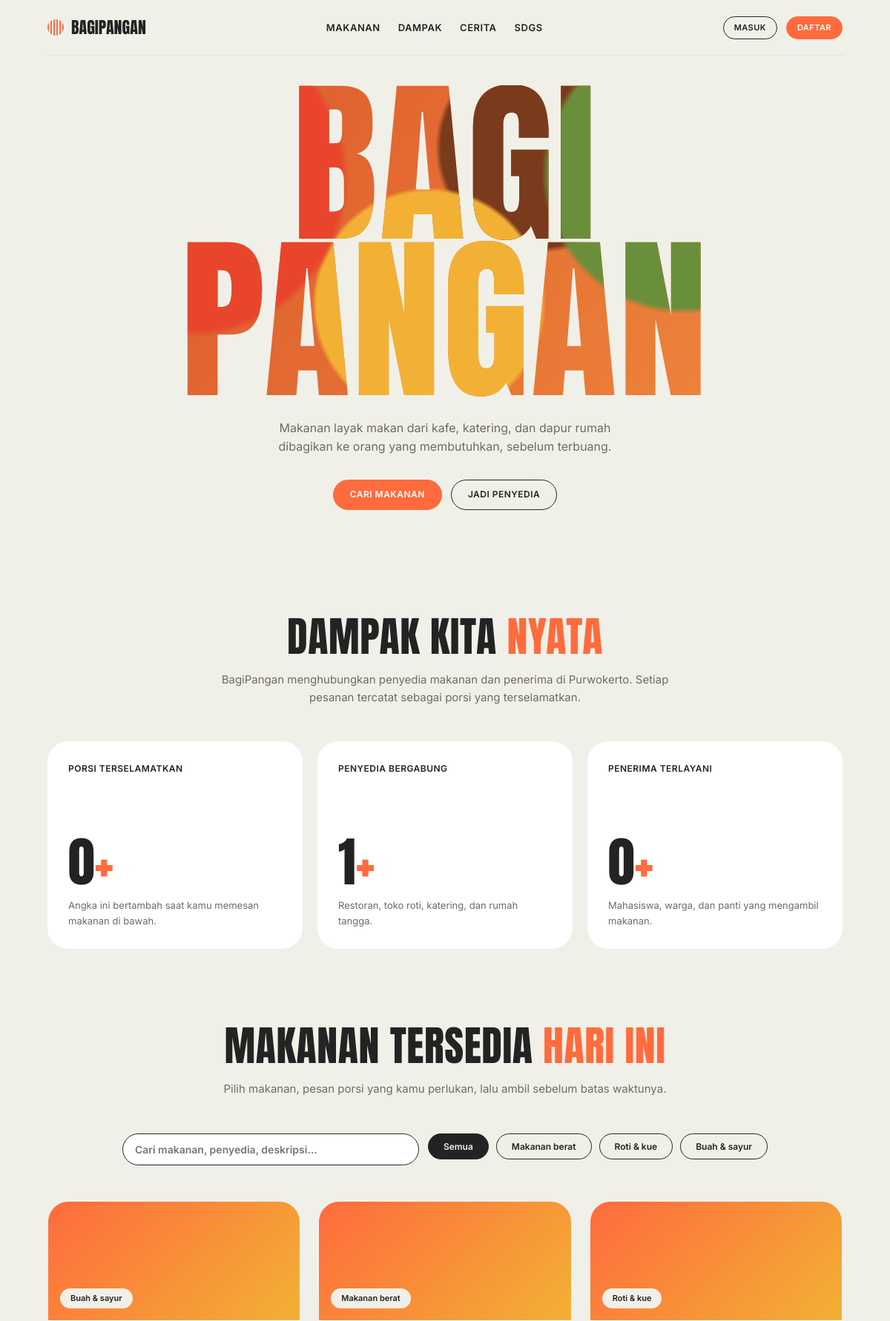
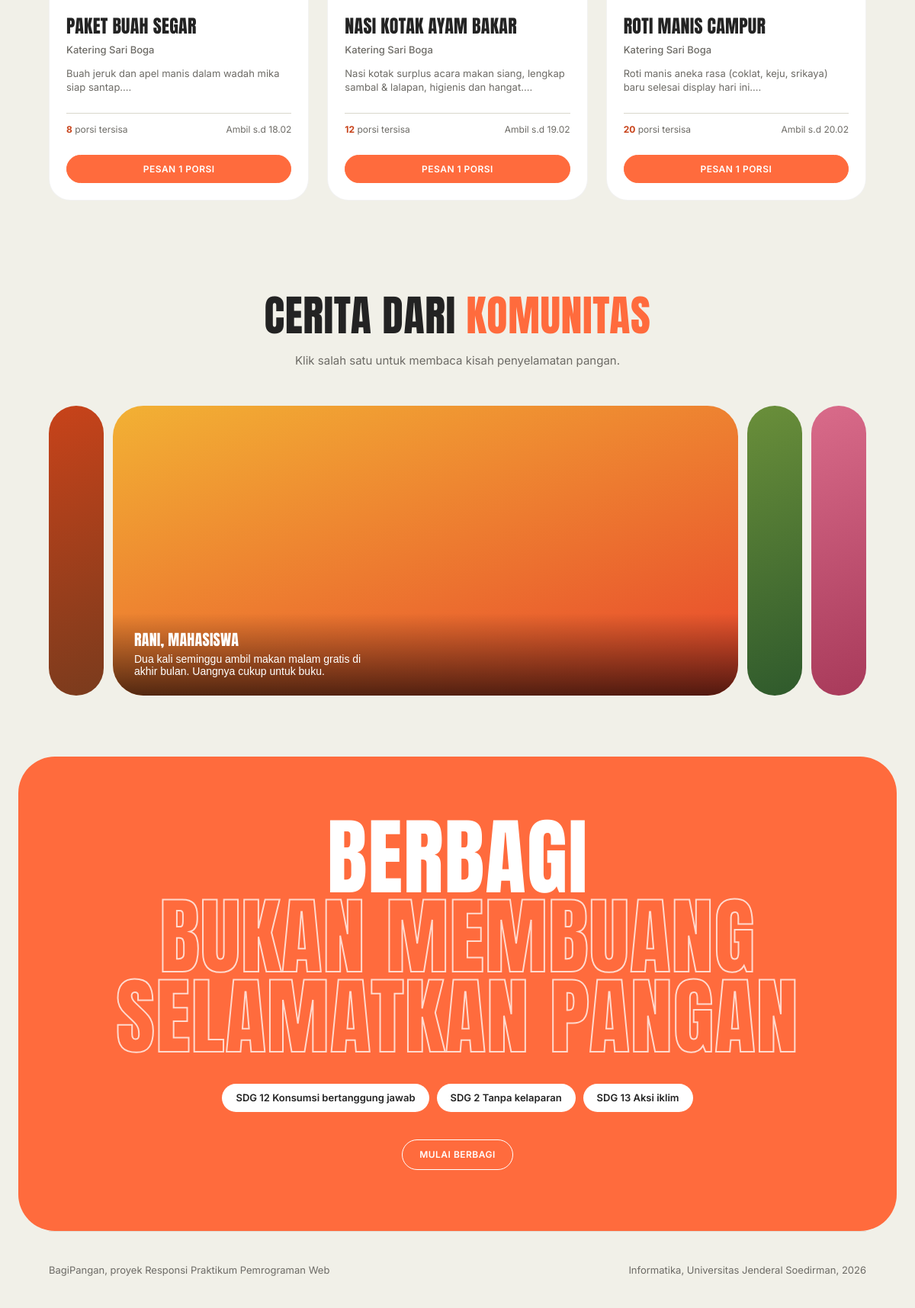
The page / on the database its author committed (2 pictures, top to bottom).
### tables this page shows
CREATE TABLE IF NOT EXISTS kategori (
    id INT AUTO_INCREMENT PRIMARY KEY,
    nama_kategori VARCHAR(50) NOT NULL UNIQUE,
    slug VARCHAR(50) NOT NULL UNIQUE,
    deskripsi VARCHAR(255) NULL,
    created_at TIMESTAMP DEFAULT CURRENT_TIMESTAMP
);

CREATE TABLE IF NOT EXISTS donasi (
    id INT AUTO_INCREMENT PRIMARY KEY,
    user_id INT NOT NULL,
    kategori_id INT NOT NULL,
    nama_makanan VARCHAR(150) NOT NULL,
    deskripsi TEXT NULL,
    porsi_awal INT NOT NULL,
    porsi_tersisa INT NOT NULL,
    batas_waktu DATETIME NOT NULL,
    alamat_ambil TEXT NOT NULL,
    foto VARCHAR(255) NULL,
    status ENUM('tersedia', 'habis', 'kedaluwarsa', 'dibatalkan') DEFAULT 'tersedia',
    created_at TIMESTAMP DEFAULT CURRENT_TIMESTAMP,
    updated_at TIMESTAMP DEFAULT CURRENT_TIMESTAMP ON UPDATE CURRENT_TIMESTAMP,
    FOREIGN KEY (user_id) REFERENCES users(id) ON DELETE CASCADE,
    FOREIGN KEY (kategori_id) REFERENCES kategori(id) ON DELETE RESTRICT
);

CREATE TABLE IF NOT EXISTS users (
    id INT AUTO_INCREMENT PRIMARY KEY,
    nama VARCHAR(100) NOT NULL,
    email VARCHAR(100) NOT NULL UNIQUE,
    password VARCHAR(255) NOT NULL,
    no_hp VARCHAR(20) NOT NULL,
    alamat TEXT NOT NULL,
    role ENUM('penyedia', 'penerima', 'admin') NOT NULL DEFAULT 'penerima',
    foto VARCHAR(255) DEFAULT 'default-avatar.png',
    created_at TIMESTAMP DEFAULT CURRENT_TIMESTAMP,
    updated_at TIMESTAMP DEFAULT CURRENT_TIMESTAMP ON UPDATE CURRENT_TIMESTAMP
);

### includes/auth_check.php (called while the page is built, shortened)
<?php
function is_logged_in() {
    return isset($_SESSION['user_id']) && !empty($_SESSION['user_id']);
}
function current_user() {
    if (!is_logged_in()) {
        return null;
    }
    return [
        'id'     => $_SESSION['user_id'] ?? null,
        'nama'   => $_SESSION['user_nama'] ?? 'Pengguna',
        'email'  => $_SESSION['user_email'] ?? '',
        'role'   => $_SESSION['user_role'] ?? 'penerima',
        'foto'   => $_SESSION['user_foto'] ?? 'default-avatar.png',
    ];
}

### index.php (the view, shortened to what this page needs)
<?php
require_once __DIR__ . '/config/database.php';
require_once __DIR__ . '/includes/auth_check.php';
$user = current_user();
$kategori_list = [];
try {
    $kategori_list = $pdo->query("SELECT * FROM kategori ORDER BY id ASC")->fetchAll();
} catch (Exception $e) {
}
$search = trim($_GET['search'] ?? '');
$kategori_filter = $_GET['kategori'] ?? '';
$where_conditions = ["d.status = 'tersedia'", "d.batas_waktu > NOW()"];
$params = [];
$where_sql = implode(' AND ', $where_conditions);
$donasi_list = [];
$total_terselamatkan = 0;
$total_penyedia = 0;
$total_penerima = 0;
try {
    $sql = "SELECT d.*, k.nama_kategori, u.nama AS nama_penyedia
            FROM donasi d
            JOIN kategori k ON d.kategori_id = k.id
            JOIN users u ON d.user_id = u.id
            WHERE $where_sql
            ORDER BY d.created_at DESC";
    $stmt = $pdo->prepare($sql);
    $stmt->execute($params);
    $donasi_list = $stmt->fetchAll();
    $total_terselamatkan = (int)$pdo->query("SELECT COALESCE(SUM(jumlah_porsi), 0) FROM pesanan WHERE status = 'selesai'")->fetchColumn();
    $total_penyedia = (int)$pdo->query("SELECT COUNT(DISTINCT user_id) FROM donasi")->fetchColumn();
    $total_penerima = (int)$pdo->query("SELECT COUNT(DISTINCT user_id) FROM pesanan WHERE status = 'selesai'")->fetchColumn();
} catch (Exception $e) {
}
?>
<!DOCTYPE html>
<html lang="id">
<head>
<link rel="stylesheet" href="assets/css/style.css">
</head>
<body>
<div class="wrap">
    <nav>
        <a class="logo" href="index.php"><i></i>BagiPangan</a>
        <div class="nav-links">
            <a href="#makanan">Makanan</a>
            <a href="#dampak">Dampak</a>
            <a href="#cerita">Cerita</a>
            <a href="#sdgs">SDGs</a>
        </div>
        <div class="nav-user">
            <?php if ($user): ?>
                <a href="profil/index.php" class="user-badge">
                    <span><?= htmlspecialchars($user['nama']) ?></span>
                    <span class="role-tag"><?= htmlspecialchars($user['role']) ?></span>
                </a>
                <a class="btn sm" href="notifikasi/index.php">Notifikasi</a>
                <a class="btn sm" href="profil/index.php">Profil</a>
                <a class="btn sm fill" href="auth/logout.php">Keluar</a>
            <?php else: ?>
                <a class="btn sm" href="auth/login.php">Masuk</a>
                <a class="btn sm fill" href="auth/register.php">Daftar</a>
            <?php endif; ?>
        </div>
    </nav>
    <header class="hero">
        <h1>Bagi<br>Pangan</h1>
        <p>Makanan layak makan dari kafe, katering, dan dapur rumah dibagikan ke orang yang membutuhkan, sebelum terbuang.</p>
        <div class="row">
            <a class="btn fill" href="#makanan">Cari makanan</a>
            <?php if ($user && in_array($user['role'], ['penyedia', 'admin'])): ?>
                <a class="btn" href="donasi/tambah.php">+ Buat donasi makanan</a>
            <?php else: ?>
                <a class="btn" href="auth/register.php">Jadi penyedia</a>
            <?php endif; ?>
        </div>
    </header>
</div>
<section id="dampak" style="padding: 60px 0;">
    <div class="wrap">
        <div class="head">
            <h2>Dampak kita <b>nyata</b></h2>
            <p>BagiPangan menghubungkan penyedia makanan dan penerima di Purwokerto. Setiap pesanan tercatat sebagai porsi yang terselamatkan.</p>
        </div>
        <div class="stats">
            <div class="stat">
                <small>Porsi terselamatkan</small>
                <div>
                    <div class="n"><b id="saved" style="font-weight:400"><?= number_format($total_terselamatkan, 0, ',', '.') ?></b><span>+</span></div>
                    <p>Angka ini bertambah saat kamu memesan makanan di bawah.</p>
                </div>
            </div>
            <div class="stat">
                <small>Penyedia bergabung</small>
                <div>
                    <div class="n"><?= number_format($total_penyedia, 0, ',', '.') ?><span>+</span></div>
                    <p>Restoran, toko roti, katering, dan rumah tangga.</p>
                </div>
            </div>
            <div class="stat">
                <small>Penerima terlayani</small>
                <div>
                    <div class="n"><?= number_format($total_penerima, 0, ',', '.') ?><span>+</span></div>
                    <p>Mahasiswa, warga, dan panti yang mengambil makanan.</p>
                </div>
            </div>
        </div>
    </div>
</section>
<section id="makanan" style="padding: 40px 0 80px;">
    <div class="wrap">
        <div class="head">
            <h2>Makanan tersedia <b>hari ini</b></h2>
            <p>Pilih makanan, pesan porsi yang kamu perlukan, lalu ambil sebelum batas waktunya.</p>
        </div>
        <div style="display: flex; gap: 12px; flex-wrap: wrap; margin-bottom: 24px; justify-content: center;">
            <form method="GET" style="flex: 1; max-width: 400px;">
                <input type="text" name="search" placeholder="Cari makanan, penyedia, deskripsi..."
                       value="<?= htmlspecialchars($search) ?>"
                       style="width: 100%; padding: 12px 16px; border: 1.5px solid var(--ink); border-radius: var(--radius-pill); font: 600 14px 'Inter', sans-serif;">
            </form>
            <div class="chips" id="chips" role="group" aria-label="Filter kategori">
                <a href="?search=<?= urlencode($search) ?>&kategori=" class="chip <?= $kategori_filter === '' ? 'active' : '' ?>">Semua</a>
                <?php foreach ($kategori_list as $kat): ?>
                    <a href="?search=<?= urlencode($search) ?>&kategori=<?= urlencode($kat['nama_kategori']) ?>"
                       class="chip <?= $kategori_filter === $kat['nama_kategori'] ? 'active' : '' ?>">
                        <?= htmlspecialchars($kat['nama_kategori']) ?>
                    </a>
                <?php endforeach; ?>
            </div>
        </div>
        <div class="grid" id="grid">
            <?php if (!empty($donasi_list)): ?>
                <?php foreach ($donasi_list as $row):
                    $foto_src = !empty($row['foto']) && file_exists(__DIR__ . '/uploads/makanan/' . $row['foto'])
                        ? 'uploads/makanan/' . htmlspecialchars($row['foto'])
                        : null;
                    $bg_style = $foto_src ? "background-image: url('{$foto_src}'); background-size: cover; background-position: center;" : "background: linear-gradient(135deg, #FF6B3D, #f2b134);";
                    $until_time = date('H.i', strtotime($row['batas_waktu']));
                ?>
                    <article class="food-card" data-category="<?= htmlspecialchars($row['nama_kategori']) ?>">
                        <div class="food-thumb" style="<?= $bg_style ?>">
                            <span class="tag"><?= htmlspecialchars($row['nama_kategori']) ?></span>
                        </div>
                        <div class="food-body">
                            <h3><?= htmlspecialchars($row['nama_makanan']) ?></h3>
                            <span class="food-by"><?= htmlspecialchars($row['nama_penyedia']) ?></span>
                            <?php if (!empty($row['deskripsi'])): ?>
                                <p class="food-desc"><?= htmlspecialchars(substr($row['deskripsi'], 0, 90)) ?>...</p>
                            <?php endif; ?>
                            <div class="food-meta">
                                <span><strong><?= $row['porsi_tersisa'] ?></strong> porsi tersisa</span>
                                <span>Ambil s.d <?= $until_time ?></span>
                            </div>
                            <div class="food-actions">
                                <?php if ($row['porsi_tersisa'] > 0): ?>
                                    <button class="btn fill btn-order" style="width: 100%;"
                                            data-id="<?= $row['id'] ?>"
                                            data-nama="<?= htmlspecialchars($row['nama_makanan']) ?>"
                                            data-penyedia="<?= htmlspecialchars($row['nama_penyedia']) ?>"
                                            data-until="<?= $until_time ?>">
                                        Pesan 1 porsi
                                    </button>
                                <?php else: ?>
                                    <button class="btn" style="width: 100%;" disabled>Habis</button>
                                <?php endif; ?>
                            </div>
                        </div>
                    </article>
                <?php endforeach; ?>
            <?php endif; ?>
        </div>
    </div>
</section>
<section id="cerita" style="padding: 40px 0 80px;">
    <div class="wrap">
        <div class="head">
            <h2>Cerita dari <b>komunitas</b></h2>
            <p>Klik salah satu untuk membaca kisah penyelamatan pangan.</p>
        </div>
        <div class="pills" id="pills">
            <button class="pill" style="--bg: linear-gradient(160deg,#c8431a,#7a3b1d)" aria-expanded="false">
            </button>
            <button class="pill" style="--bg: linear-gradient(160deg,#f2b134,#e8452c)" aria-expanded="true">
                <div class="t"><b class="display">Rani, mahasiswa</b><span>Dua kali seminggu ambil makan malam gratis di akhir bulan. Uangnya cukup untuk buku.</span></div>
            </button>
            <button class="pill" style="--bg: linear-gradient(160deg,#6a8f3a,#2f5a2c)" aria-expanded="false">
            </button>
            <button class="pill" style="--bg: linear-gradient(160deg,#d96b8a,#a83a5a)" aria-expanded="false">
            </button>
        </div>
    </div>
</section>
<section id="sdgs" style="padding-top:0">
    <div class="closing">
        <h2><span>Berbagi</span><span class="o">Bukan membuang</span><span class="o">Selamatkan pangan</span></h2>
        <div class="sdg">
            <span>SDG 12 Konsumsi bertanggung jawab</span>
            <span>SDG 2 Tanpa kelaparan</span>
            <span>SDG 13 Aksi iklim</span>
        </div>
        <a class="btn" href="#makanan">Mulai berbagi</a>
    </div>
</section>
<div class="wrap">
    <footer>
        <span>BagiPangan, proyek Responsi Praktikum Pemrograman Web</span>
        <span>Informatika, Universitas Jenderal Soedirman, 2026</span>
    </footer>
</div>
</body>
</html>

### assets/css/style.css (style rules this page uses)
:root { --cream: #F1F0E8; --ink: #232323; --orange: #FF6B3D; --rust: #C8431A; --white: #ffffff; --muted: #6d6b66; --line: #d9d7cc; --green: #2d8a4e; --green-bg: #eaf5ee; --red: #cf222e; --red-bg: #ffebe9; --radius-pill: 999px; --radius-card: 28px; }
* { box-sizing: border-box; margin: 0; padding: 0; }
html { scroll-behavior: smooth; }
body { background: var(--cream); color: var(--ink); font-family: 'Inter', system-ui, -apple-system, sans-serif; line-height: 1.55; min-height: 100vh; display: flex; flex-direction: column; }
h1, h2, h3, h4, .display { font-family: 'Anton', Impact, "Arial Narrow", sans-serif; font-weight: 400; text-transform: uppercase; line-height: 1.1; letter-spacing: .01em; }
a { color: inherit; text-decoration: none; }
.wrap { max-width: 1120px; margin: 0 auto; padding: 0 24px; width: 100%; }
nav { display: flex; align-items: center; justify-content: space-between; gap: 16px; padding: 20px 0; border-bottom: 1px solid rgba(35, 35, 35, 0.08); }
.logo { display: flex; align-items: center; gap: 10px; font-family: 'Anton', Impact, sans-serif; font-size: 22px; text-transform: uppercase; }
.logo i { width: 22px; height: 22px; border-radius: 50%; background: repeating-linear-gradient(90deg, var(--orange) 0 2px, transparent 2px 4px); display: inline-block; }
.nav-links { display: flex; align-items: center; gap: 24px; font-size: 13px; font-weight: 600; text-transform: uppercase; letter-spacing: .04em; }
.nav-user { display: flex; align-items: center; gap: 12px; }
.btn { display: inline-block; border: 1.5px solid var(--ink); border-radius: var(--radius-pill); padding: 10px 22px; font-size: 12px; font-weight: 600; text-transform: uppercase; letter-spacing: .04em; background: transparent; color: var(--ink); cursor: pointer; font-family: inherit; transition: all .2s ease; text-align: center; }
.btn.fill { background: var(--orange); border-color: var(--orange); color: var(--white); }
.btn.sm { padding: 6px 14px; font-size: 11px; }
.grid { display: grid; grid-template-columns: repeat(auto-fill, minmax(310px, 1fr)); gap: 24px; }
.food-card { background: var(--white); border-radius: var(--radius-card); overflow: hidden; display: flex; flex-direction: column; border: 1px solid rgba(35, 35, 35, 0.06); transition: transform .2s ease, box-shadow .2s ease; }
.food-thumb { height: 160px; background-size: cover; background-position: center; padding: 16px; display: flex; align-items: flex-end; position: relative; }
.tag { background: var(--cream); border-radius: var(--radius-pill); padding: 5px 14px; font-size: 11px; font-weight: 600; color: var(--ink); z-index: 1; }
.food-body { padding: 22px; display: flex; flex-direction: column; gap: 8px; flex: 1; }
.food-body h3 { font-size: 24px; }
.food-by { color: var(--muted); font-size: 13px; font-weight: 500; }
.food-desc { color: var(--muted); font-size: 13px; line-height: 1.4; margin: 4px 0; }
.food-meta { display: flex; justify-content: space-between; font-size: 12px; margin: 12px 0 16px; padding-top: 12px; border-top: 1px solid var(--line); color: var(--muted); }
.food-meta strong { color: var(--rust); }
.food-actions { display: flex; gap: 8px; margin-top: auto; }
footer { padding: 40px 0; font-size: 13px; color: var(--muted); border-top: 1px solid rgba(35, 35, 35, 0.08); display: flex; justify-content: space-between; flex-wrap: wrap; gap: 12px; }

### rows shown on the page
kategori: nama_kategori "Makanan berat"
kategori: nama_kategori "Roti & kue"
kategori: nama_kategori "Buah & sayur"
donasi: kategori.nama_kategori "Buah & sayur", nama_makanan "PAKET BUAH SEGAR", user.nama "Katering Sari Boga", deskripsi "Buah jeruk dan apel manis dalam wadah mika siap santap.", porsi_tersisa "8", batas_waktu "18.02"
donasi: kategori.nama_kategori "Makanan berat", nama_makanan "NASI KOTAK AYAM BAKAR", user.nama "Katering Sari Boga", deskripsi "Nasi kotak surplus acara makan siang, lengkap sambal & lalapan, higienis dan hangat.", porsi_tersisa "12", batas_waktu "19.02"
donasi: kategori.nama_kategori "Roti & kue", nama_makanan "ROTI MANIS CAMPUR", user.nama "Katering Sari Boga", deskripsi "Roti manis aneka rasa (coklat, keju, srikaya) baru selesai display hari ini.", porsi_tersisa "20", batas_waktu "20.02"

### other values the page prints
$total_terselamatkan "0"
$total_penyedia "1"
$total_penerima "0"
